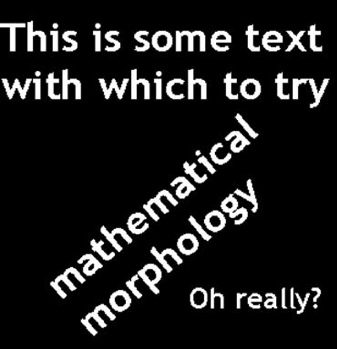
%> input picture Lista8/texto.png, 337 x 349 px
$ octave exercicio3.m   (GNU Octave 9; MATLAB toolbox functions it lacks are replaced by stand-ins)
%> lines starting %> are read from the running program, lines starting %| are printed output that depends on the picture
close all
clear all
clc

pkg load image;

Origbwct = imread('texto.png');
%> Origbwct is the input picture: size 349x337x3 uint8; min 0, max 255, mean 28.5

se2 = strel('line', 11, 90);
Dilatbw = imdilate(Origbwct, se2);
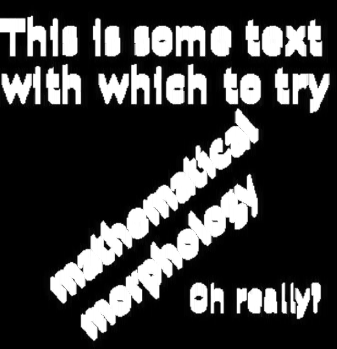
%> Dilatbw: size 349x337x3 uint8; min 0, max 255, mean 59.5

figure;
subplot(2, 2, 1), imshow(Origbwct), title('Imagem original');
subplot(2, 2, 2), imshow(Dilatbw), title('Imagem dilatada (comprimemto = 11 e direção = 90');

se2 = strel('line', 11, 180);
Dilatbw = imdilate(Origbwct, se2);
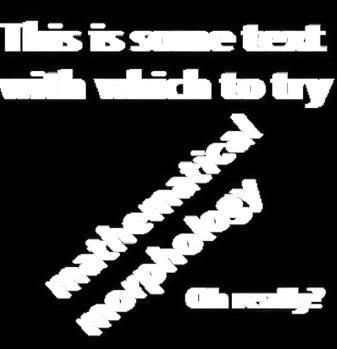
%> Dilatbw: size 349x337x3 uint8; min 0, max 255, mean 61.6
subplot(2, 2, 3), imshow(Dilatbw), title('Imagem dilatada (comprimemto = 11 e direção = 180');

se2 = strel('line', 20, 90);
Dilatbw = imdilate(Origbwct, se2);
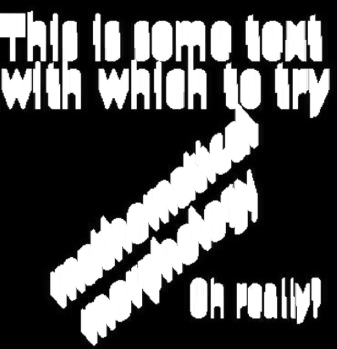
%> Dilatbw: size 349x337x3 uint8; min 0, max 255, mean 81.6
subplot(2, 2, 4), imshow(Dilatbw), title('Imagem dilatada (comprimemto = 20 e direção = 90');

$ run again, with Lista8/aneis.png copied over Lista8/texto.png
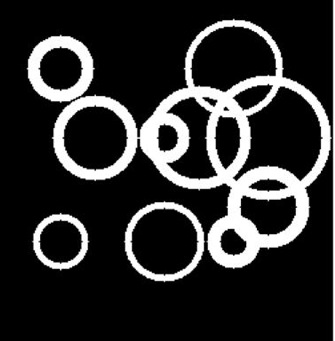
%> input picture Lista8/aneis.png, 335 x 341 px
%> Origbwct is the input picture: size 341x335x3 uint8; min 0, max 255, mean 45.7
%> `Dilatbw = imdilate(Origbwct, se2);`:
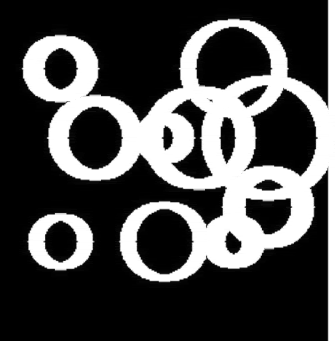
%> Dilatbw: size 341x335x3 uint8; min 0, max 255, mean 75.1
%> `Dilatbw = imdilate(Origbwct, se2);`:
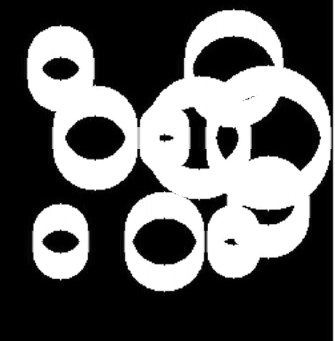
%> Dilatbw: size 341x335x3 uint8; min 0, max 255, mean 94.4

$ run again, with Lista8/snowflakes.png copied over Lista8/texto.png
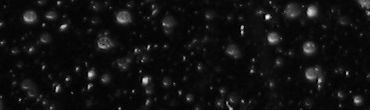
%> input picture Lista8/snowflakes.png, 370 x 110 px
%> Origbwct is the input picture: size 110x370 uint8; min 0, max 251, mean 17.1
%> `Dilatbw = imdilate(Origbwct, se2);`:
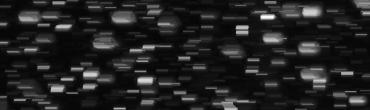
%> Dilatbw: size 110x370 uint8; min 6, max 251, mean 33.5
%> `Dilatbw = imdilate(Origbwct, se2);`:
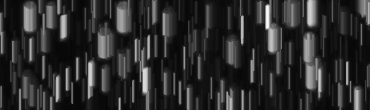
%> Dilatbw: size 110x370 uint8; min 7, max 251, mean 44.4
